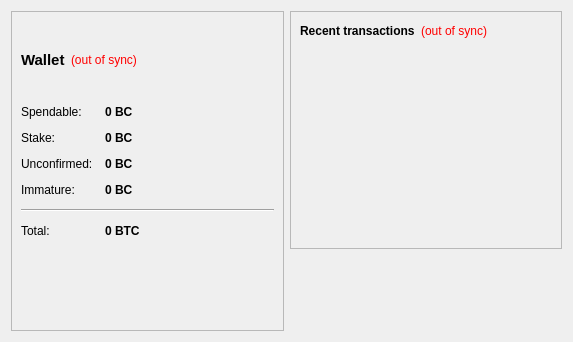
<?xml version="1.0" encoding="UTF-8"?>
<ui version="4.0">
 <class>OverviewPage</class>
 <widget class="QWidget" name="OverviewPage">
  <property name="geometry">
   <rect>
    <x>0</x>
    <y>0</y>
    <width>573</width>
    <height>342</height>
   </rect>
  </property>
  <property name="windowTitle">
   <string>Form</string>
  </property>
  <layout class="QHBoxLayout" name="horizontalLayout" stretch="1,1">
   <item>
    <layout class="QVBoxLayout" name="verticalLayout_2">
     <item>
      <widget class="QFrame" name="frame">
       <property name="frameShape">
        <enum>QFrame::StyledPanel</enum>
       </property>
       <property name="frameShadow">
        <enum>QFrame::Raised</enum>
       </property>
       <layout class="QVBoxLayout" name="verticalLayout_4">
        <item>
         <layout class="QHBoxLayout" name="horizontalLayout_4">
          <item>
           <widget class="QLabel" name="label_5">
            <property name="font">
             <font>
              <pointsize>11</pointsize>
              <weight>75</weight>
              <bold>true</bold>
             </font>
            </property>
            <property name="text">
             <string>Wallet</string>
            </property>
           </widget>
          </item>
          <item>
           <widget class="QLabel" name="labelWalletStatus">
            <property name="toolTip">
             <string>The displayed information may be out of date. Your wallet automatically synchronizes with the MayanCoin network after a connection is established, but this process has not completed yet.</string>
            </property>
            <property name="styleSheet">
             <string notr="true">QLabel { color: red; }</string>
            </property>
            <property name="text">
             <string notr="true">(out of sync)</string>
            </property>
            <property name="alignment">
             <set>Qt::AlignLeading|Qt::AlignLeft|Qt::AlignVCenter</set>
            </property>
           </widget>
          </item>
          <item>
           <spacer name="horizontalSpacer_2">
            <property name="orientation">
             <enum>Qt::Horizontal</enum>
            </property>
            <property name="sizeHint" stdset="0">
             <size>
              <width>40</width>
              <height>20</height>
             </size>
            </property>
           </spacer>
          </item>
         </layout>
        </item>
        <item>
         <layout class="QFormLayout" name="formLayout_2">
          <property name="fieldGrowthPolicy">
           <enum>QFormLayout::AllNonFixedFieldsGrow</enum>
          </property>
          <property name="horizontalSpacing">
           <number>12</number>
          </property>
          <property name="verticalSpacing">
           <number>12</number>
          </property>
          <item row="0" column="0">
           <widget class="QLabel" name="label">
            <property name="text">
             <string>Spendable:</string>
            </property>
           </widget>
          </item>
          <item row="0" column="1">
           <widget class="QLabel" name="labelBalance">
            <property name="font">
             <font>
              <weight>75</weight>
              <bold>true</bold>
             </font>
            </property>
            <property name="cursor">
             <cursorShape>IBeamCursor</cursorShape>
            </property>
            <property name="toolTip">
             <string>Your current spendable balance</string>
            </property>
            <property name="text">
             <string notr="true">0 BC</string>
            </property>
            <property name="textInteractionFlags">
             <set>Qt::LinksAccessibleByMouse|Qt::TextSelectableByKeyboard|Qt::TextSelectableByMouse</set>
            </property>
           </widget>
          </item>
          <item row="1" column="0">
           <widget class="QLabel" name="label_6">
            <property name="text">
             <string>Stake:</string>
            </property>
           </widget>
          </item>
          <item row="1" column="1">
           <widget class="QLabel" name="labelStake">
            <property name="font">
             <font>
              <weight>75</weight>
              <bold>true</bold>
             </font>
            </property>
            <property name="cursor">
             <cursorShape>IBeamCursor</cursorShape>
            </property>
            <property name="toolTip">
             <string>Total of coins that was staked, and do not yet count toward the current balance</string>
            </property>
            <property name="text">
             <string notr="true">0 BC</string>
            </property>
            <property name="textInteractionFlags">
             <set>Qt::LinksAccessibleByMouse|Qt::TextSelectableByKeyboard|Qt::TextSelectableByMouse</set>
            </property>
           </widget>
          </item>
          <item row="2" column="0">
           <widget class="QLabel" name="label_3">
            <property name="text">
             <string>Unconfirmed:</string>
            </property>
           </widget>
          </item>
          <item row="2" column="1">
           <widget class="QLabel" name="labelUnconfirmed">
            <property name="font">
             <font>
              <weight>75</weight>
              <bold>true</bold>
             </font>
            </property>
            <property name="cursor">
             <cursorShape>IBeamCursor</cursorShape>
            </property>
            <property name="toolTip">
             <string>Total of transactions that have yet to be confirmed, and do not yet count toward the current balance</string>
            </property>
            <property name="text">
             <string notr="true">0 BC</string>
            </property>
            <property name="textInteractionFlags">
             <set>Qt::LinksAccessibleByMouse|Qt::TextSelectableByKeyboard|Qt::TextSelectableByMouse</set>
            </property>
           </widget>
          </item>
          <item row="3" column="0">
           <widget class="QLabel" name="labelImmatureText">
            <property name="text">
             <string>Immature:</string>
            </property>
           </widget>
          </item>
          <item row="3" column="1">
           <widget class="QLabel" name="labelImmature">
            <property name="font">
             <font>
              <weight>75</weight>
              <bold>true</bold>
             </font>
            </property>
            <property name="toolTip">
             <string>Mined balance that has not yet matured</string>
            </property>
            <property name="text">
             <string notr="true">0 BC</string>
            </property>
            <property name="textInteractionFlags">
             <set>Qt::LinksAccessibleByMouse|Qt::TextSelectableByKeyboard|Qt::TextSelectableByMouse</set>
            </property>
           </widget>
          </item>
          <item row="4" column="0" colspan="2">
           <widget class="Line" name="line">
            <property name="orientation">
             <enum>Qt::Horizontal</enum>
            </property>
           </widget>
          </item>
          <item row="5" column="0">
           <widget class="QLabel" name="labelTotalText">
            <property name="text">
             <string>Total:</string>
            </property>
           </widget>
          </item>
          <item row="5" column="1">
           <widget class="QLabel" name="labelTotal">
            <property name="font">
             <font>
              <weight>75</weight>
              <bold>true</bold>
             </font>
            </property>
            <property name="cursor">
             <cursorShape>IBeamCursor</cursorShape>
            </property>
            <property name="toolTip">
             <string>Your current total balance</string>
            </property>
            <property name="text">
             <string notr="true">0 BTC</string>
            </property>
            <property name="textInteractionFlags">
             <set>Qt::LinksAccessibleByMouse|Qt::TextSelectableByKeyboard|Qt::TextSelectableByMouse</set>
            </property>
           </widget>
          </item>
         </layout>
        </item>
        <item>
         <widget class="QLabel" name="label_2">
          <property name="text">
           <string/>
          </property>
          <property name="pixmap">
           <pixmap resource="../bitcoin.qrc">:/images/wallet</pixmap>
          </property>
          <property name="scaledContents">
           <bool>true</bool>
          </property>
         </widget>
        </item>
       </layout>
      </widget>
     </item>
    </layout>
   </item>
   <item>
    <layout class="QVBoxLayout" name="verticalLayout_3">
     <item>
      <widget class="QFrame" name="frame_2">
       <property name="frameShape">
        <enum>QFrame::StyledPanel</enum>
       </property>
       <property name="frameShadow">
        <enum>QFrame::Raised</enum>
       </property>
       <layout class="QVBoxLayout" name="verticalLayout">
        <item>
         <layout class="QHBoxLayout" name="horizontalLayout_2">
          <item>
           <widget class="QLabel" name="label_4">
            <property name="text">
             <string>&lt;b&gt;Recent transactions&lt;/b&gt;</string>
            </property>
           </widget>
          </item>
          <item>
           <widget class="QLabel" name="labelTransactionsStatus">
            <property name="toolTip">
             <string>The displayed information may be out of date. Your wallet automatically synchronizes with the MayanCoin network after a connection is established, but this process has not completed yet.</string>
            </property>
            <property name="styleSheet">
             <string notr="true">QLabel { color: red; }</string>
            </property>
            <property name="text">
             <string notr="true">(out of sync)</string>
            </property>
            <property name="alignment">
             <set>Qt::AlignRight|Qt::AlignTrailing|Qt::AlignVCenter</set>
            </property>
           </widget>
          </item>
          <item>
           <spacer name="horizontalSpacer">
            <property name="orientation">
             <enum>Qt::Horizontal</enum>
            </property>
            <property name="sizeHint" stdset="0">
             <size>
              <width>40</width>
              <height>20</height>
             </size>
            </property>
           </spacer>
          </item>
         </layout>
        </item>
        <item>
         <widget class="QListView" name="listTransactions">
          <property name="styleSheet">
           <string notr="true">QListView { background: transparent; }</string>
          </property>
          <property name="frameShape">
           <enum>QFrame::NoFrame</enum>
          </property>
          <property name="verticalScrollBarPolicy">
           <enum>Qt::ScrollBarAlwaysOff</enum>
          </property>
          <property name="horizontalScrollBarPolicy">
           <enum>Qt::ScrollBarAlwaysOff</enum>
          </property>
          <property name="selectionMode">
           <enum>QAbstractItemView::NoSelection</enum>
          </property>
         </widget>
        </item>
       </layout>
      </widget>
     </item>
     <item>
      <spacer name="verticalSpacer_2">
       <property name="orientation">
        <enum>Qt::Vertical</enum>
       </property>
       <property name="sizeHint" stdset="0">
        <size>
         <width>20</width>
         <height>40</height>
        </size>
       </property>
      </spacer>
     </item>
    </layout>
   </item>
  </layout>
 </widget>
 <resources>
  <include location="../bitcoin.qrc"/>
 </resources>
 <connections/>
</ui>
